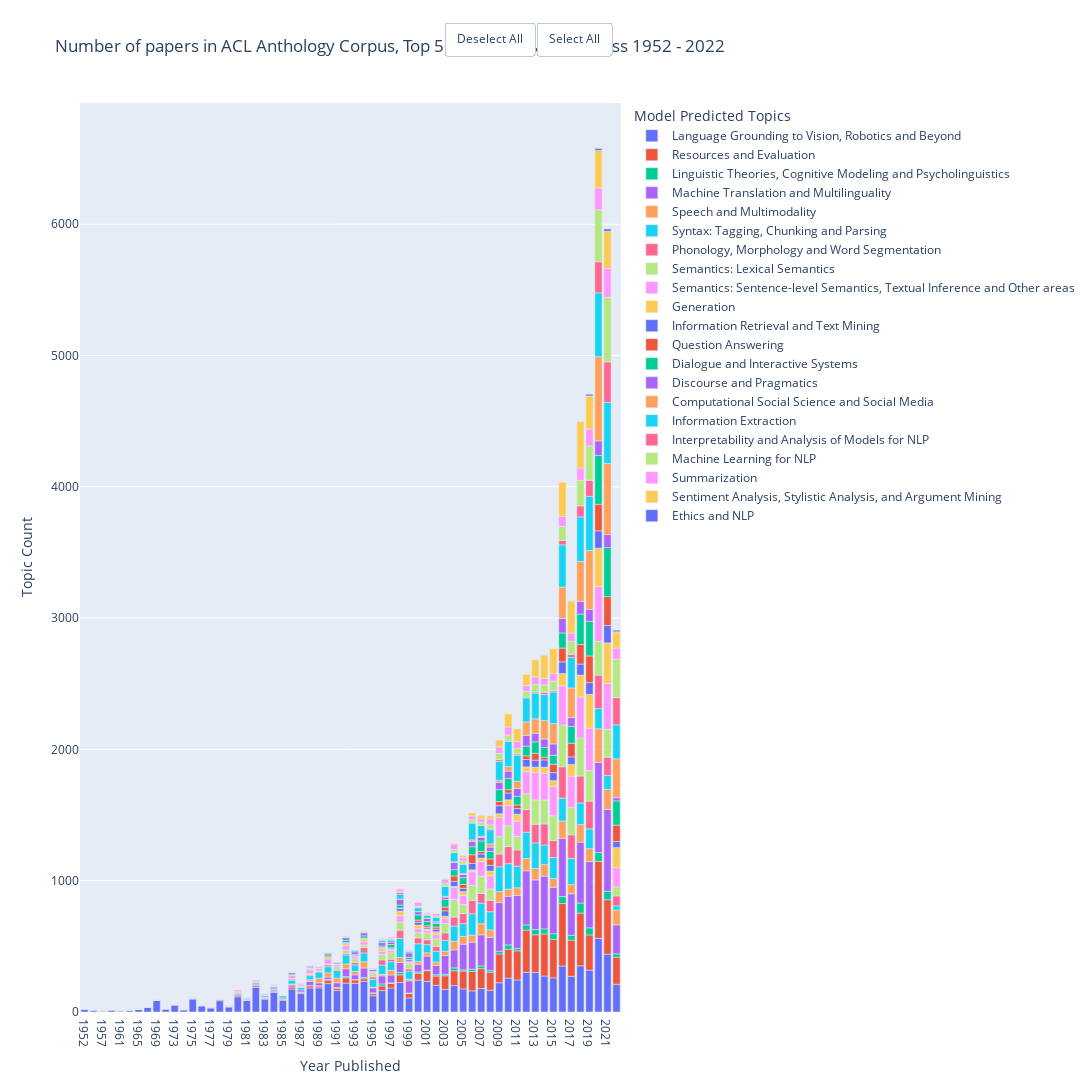

Notebook code cell kept with this figure:
### Code cell
import plotly.express as px

fig = px.bar(year_topic_count, x="Year Published", y="Topic Count", color="Model Predicted Topics", title="Number of papers in ACL Anthology Corpus, Top 5 Topics prevalent across 1952 - 2022",
             width=1800, height=1200)

fig.update_layout(dict(updatemenus=[
                        dict(
                            type = "buttons",
                            direction = "left",
                            buttons=list([
                                dict(
                                    args=["visible", "legendonly"],
                                    label="Deselect All",
                                    method="restyle"
                                ),
                                dict(
                                    args=["visible", True],
                                    label="Select All",
                                    method="restyle"
                                )
                            ]),
                            pad={"r": 10, "t": 10},
                            showactive=False,
                            x=1,
                            xanchor="right",
                            y=1.1,
                            yanchor="top"
                        ),
                    ]
              ))

fig.show()

### Figure 1 — Plotly figure (JSON) as saved in the notebook; plotly's stock layout.template omitted (floating-point values rounded to 4 significant figures)
{"data": [{"alignmentgroup": "True", "hovertemplate": "Model Predicted Topics=Language Grounding to Vision, Robotics and Beyond<br>Year Published=%{x}<br>Topic Count=%{y}<extra></extra>", "legendgroup": "Language Grounding to Vision, Robotics and Beyond", "marker": {"color": "#636efa", "pattern": {"shape": ""}}, "name": "Language Grounding to Vision, Robotics and Beyond", "offsetgroup": "Language Grounding to Vision, Robotics and Beyond", "orientation": "v", "showlegend": true, "textposition": "auto", "type": "bar", "visible": true, "x": ["1952", "1956", "1957", "1960", "1961", "1962", "1965", "1967", "1969", "1971", "1973", "1974", "1975", "1976", "1977", "1978", "1979", "1980", "1981", "1982", "1983", "1984", "1985", "1986", "1987", "1988", "1989", "1990", "1991", "1992", "1993", "1994", "1995", "1996", "1997", "1998", "1999", "2000", "2001", "2002", "2003", "2004", "2005", "2006", "2007", "2008", "2009", "2010", "2011", "2012", "2013", "2014", "2015", "2016", "2017", "2018", "2019", "2020", "2021", "2022"], "xaxis": "x", "y": [18, 10, 5, 14, 8, 9, 19, 35, 89, 19, 52, 16, 100, 47, 31, 86, 39, 116, 88, 188, 98, 149, 89, 175, 140, 183, 184, 216, 164, 220, 218, 233, 124, 163, 183, 225, 107, 243, 233, 203, 172, 201, 176, 161, 179, 166, 223, 258, 244, 303, 302, 274, 260, 350, 272, 352, 319, 561, 441, 211], "yaxis": "y"}, {"alignmentgroup": "True", "hovertemplate": "Model Predicted Topics=Resources and Evaluation<br>Year Published=%{x}<br>Topic Count=%{y}<extra></extra>", "legendgroup": "Resources and Evaluation", "marker": {"color": "#EF553B", "pattern": {"shape": ""}}, "name": "Resources and Evaluation", "offsetgroup": "Resources and Evaluation", "orientation": "v", "showlegend": true, "textposition": "auto", "type": "bar", "visible": true, "x": ["1960", "1967", "1969", "1973", "1974", "1976", "1977", "1978", "1979", "1980", "1981", "1982", "1983", "1984", "1985", "1986", "1987", "1988", "1989", "1990", "1991", "1992", "1993", "1994", "1995", "1996", "1997", "1998", "1999", "2000", "2001", "2002", "2003", "2004", "2005", "2006", "2007", "2008", "2009", "2010", "2011", "2012", "2013", "2014", "2015", "2016", "2017", "2018", "2019", "2020", "2021", "2022"], "xaxis": "x", "y": [1, 1, 1, 4, 1, 1, 1, 8, 1, 13, 2, 12, 6, 10, 9, 16, 10, 17, 14, 27, 17, 40, 27, 20, 16, 35, 34, 58, 33, 52, 81, 71, 104, 113, 136, 147, 151, 137, 219, 220, 222, 321, 286, 320, 294, 476, 275, 401, 268, 586, 414, 207], "yaxis": "y"}, {"alignmentgroup": "True", "hovertemplate": "Model Predicted Topics=Linguistic Theories, Cognitive Modeling and Psycholinguistics<br>Year Published=%{x}<br>Topic Count=%{y}<extra></extra>", "legendgroup": "Linguistic Theories, Cognitive Modeling and Psycholinguistics", "marker": {"color": "#00cc96", "pattern": {"shape": ""}}, "name": "Linguistic Theories, Cognitive Modeling and Psycholinguistics", "offsetgroup": "Linguistic Theories, Cognitive Modeling and Psycholinguistics", "orientation": "v", "showlegend": true, "textposition": "auto", "type": "bar", "visible": true, "x": ["1961", "1969", "1975", "1978", "1980", "1981", "1982", "1984", "1985", "1987", "1988", "1989", "1990", "1991", "1992", "1993", "1994", "1995", "1996", "1997", "1998", "1999", "2000", "2001", "2002", "2003", "2004", "2005", "2006", "2007", "2008", "2009", "2010", "2011", "2012", "2013", "2014", "2015", "2016", "2017", "2018", "2019", "2020", "2021", "2022"], "xaxis": "x", "y": [1, 1, 1, 3, 2, 1, 1, 3, 2, 3, 1, 2, 6, 6, 10, 2, 11, 6, 16, 5, 17, 5, 10, 6, 10, 12, 22, 9, 18, 21, 13, 21, 33, 18, 39, 40, 39, 42, 53, 37, 77, 54, 67, 64, 25], "yaxis": "y"}, {"alignmentgroup": "True", "hovertemplate": "Model Predicted Topics=Machine Translation and Multilinguality<br>Year Published=%{x}<br>Topic Count=%{y}<extra></extra>", "legendgroup": "Machine Translation and Multilinguality", "marker": {"color": "#ab63fa", "pattern": {"shape": ""}}, "name": "Machine Translation and Multilinguality", "offsetgroup": "Machine Translation and Multilinguality", "orientation": "v", "showlegend": true, "textposition": "auto", "type": "bar", "visible": true, "x": ["1961", "1969", "1978", "1980", "1981", "1982", "1983", "1984", "1985", "1986", "1987", "1988", "1989", "1990", "1991", "1992", "1993", "1994", "1995", "1996", "1997", "1998", "1999", "2000", "2001", "2002", "2003", "2004", "2005", "2006", "2007", "2008", "2009", "2010", "2011", "2012", "2013", "2014", "2015", "2016", "2017", "2018", "2019", "2020", "2021", "2022"], "xaxis": "x", "y": [3, 1, 2, 8, 4, 11, 5, 12, 7, 15, 16, 33, 22, 18, 36, 59, 36, 71, 38, 61, 60, 77, 92, 59, 106, 71, 142, 137, 195, 206, 237, 252, 370, 371, 403, 412, 378, 402, 354, 444, 316, 464, 504, 687, 624, 220], "yaxis": "y"}, {"alignmentgroup": "True", "hovertemplate": "Model Predicted Topics=Speech and Multimodality<br>Year Published=%{x}<br>Topic Count=%{y}<extra></extra>", "legendgroup": "Speech and Multimodality", "marker": {"color": "#FFA15A", "pattern": {"shape": ""}}, "name": "Speech and Multimodality", "offsetgroup": "Speech and Multimodality", "orientation": "v", "showlegend": true, "textposition": "auto", "type": "bar", "visible": true, "x": ["1961", "1980", "1983", "1984", "1986", "1988", "1989", "1990", "1991", "1992", "1993", "1994", "1995", "1996", "1997", "1998", "1999", "2000", "2001", "2002", "2003", "2004", "2005", "2006", "2007", "2008", "2009", "2010", "2011", "2012", "2013", "2014", "2015", "2016", "2017", "2018", "2019", "2020", "2021", "2022"], "xaxis": "x", "y": [1, 3, 3, 2, 7, 12, 36, 31, 36, 37, 26, 48, 6, 12, 35, 38, 13, 21, 25, 26, 33, 66, 60, 53, 85, 58, 84, 53, 59, 94, 87, 88, 67, 132, 71, 134, 99, 256, 152, 114], "yaxis": "y"}, {"alignmentgroup": "True", "hovertemplate": "Model Predicted Topics=Syntax: Tagging, Chunking and Parsing<br>Year Published=%{x}<br>Topic Count=%{y}<extra></extra>", "legendgroup": "Syntax: Tagging, Chunking and Parsing", "marker": {"color": "#19d3f3", "pattern": {"shape": ""}}, "name": "Syntax: Tagging, Chunking and Parsing", "offsetgroup": "Syntax: Tagging, Chunking and Parsing", "orientation": "v", "showlegend": true, "textposition": "auto", "type": "bar", "visible": true, "x": ["1961", "1965", "1969", "1975", "1979", "1980", "1981", "1982", "1983", "1984", "1985", "1986", "1987", "1988", "1989", "1990", "1991", "1992", "1993", "1994", "1995", "1996", "1997", "1998", "1999", "2000", "2001", "2002", "2003", "2004", "2005", "2006", "2007", "2008", "2009", "2010", "2011", "2012", "2013", "2014", "2015", "2016", "2017", "2018", "2019", "2020", "2021", "2022"], "xaxis": "x", "y": [1, 2, 1, 1, 3, 8, 8, 11, 12, 15, 16, 30, 17, 31, 46, 47, 57, 69, 50, 67, 60, 71, 66, 147, 62, 135, 62, 81, 82, 116, 97, 163, 156, 138, 189, 195, 165, 200, 195, 149, 160, 174, 199, 164, 151, 154, 106, 32], "yaxis": "y"}, {"alignmentgroup": "True", "hovertemplate": "Model Predicted Topics=Phonology, Morphology and Word Segmentation<br>Year Published=%{x}<br>Topic Count=%{y}<extra></extra>", "legendgroup": "Phonology, Morphology and Word Segmentation", "marker": {"color": "#FF6692", "pattern": {"shape": ""}}, "name": "Phonology, Morphology and Word Segmentation", "offsetgroup": "Phonology, Morphology and Word Segmentation", "orientation": "v", "showlegend": true, "textposition": "auto", "type": "bar", "visible": true, "x": ["1965", "1980", "1982", "1983", "1984", "1985", "1986", "1987", "1988", "1989", "1990", "1991", "1992", "1993", "1994", "1995", "1996", "1997", "1998", "1999", "2000", "2001", "2002", "2003", "2004", "2005", "2006", "2007", "2008", "2009", "2010", "2011", "2012", "2013", "2014", "2015", "2016", "2017", "2018", "2019", "2020", "2021", "2022"], "xaxis": "x", "y": [1, 4, 1, 1, 2, 4, 8, 3, 8, 7, 14, 10, 12, 19, 42, 18, 39, 19, 61, 17, 44, 37, 37, 58, 68, 77, 102, 74, 87, 97, 130, 123, 173, 142, 160, 129, 239, 179, 205, 211, 255, 140, 75], "yaxis": "y"}, {"alignmentgroup": "True", "hovertemplate": "Model Predicted Topics=Semantics: Lexical Semantics<br>Year Published=%{x}<br>Topic Count=%{y}<extra></extra>", "legendgroup": "Semantics: Lexical Semantics", "marker": {"color": "#B6E880", "pattern": {"shape": ""}}, "name": "Semantics: Lexical Semantics", "offsetgroup": "Semantics: Lexical Semantics", "orientation": "v", "showlegend": true, "textposition": "auto", "type": "bar", "visible": true, "x": ["1965", "1980", "1983", "1984", "1985", "1986", "1987", "1988", "1989", "1990", "1991", "1992", "1993", "1994", "1995", "1996", "1997", "1998", "1999", "2000", "2001", "2002", "2003", "2004", "2005", "2006", "2007", "2008", "2009", "2010", "2011", "2012", "2013", "2014", "2015", "2016", "2017", "2018", "2019", "2020", "2021", "2022"], "xaxis": "x", "y": [1, 1, 2, 1, 2, 6, 5, 7, 3, 7, 20, 25, 27, 19, 21, 42, 48, 62, 38, 41, 51, 58, 71, 134, 68, 116, 131, 86, 133, 158, 104, 119, 186, 183, 189, 318, 209, 290, 232, 256, 213, 70], "yaxis": "y"}, {"alignmentgroup": "True", "hovertemplate": "Model Predicted Topics=Semantics: Sentence-level Semantics, Textual Inference and Other areas<br>Year Published=%{x}<br>Topic Count=%{y}<extra></extra>", "legendgroup": "Semantics: Sentence-level Semantics, Textual Inference and Other areas", "marker": {"color": "#FF97FF", "pattern": {"shape": ""}}, "name": "Semantics: Sentence-level Semantics, Textual Inference and Other areas", "offsetgroup": "Semantics: Sentence-level Semantics, Textual Inference and Other areas", "orientation": "v", "showlegend": true, "textposition": "auto", "type": "bar", "visible": true, "x": ["1965", "1967", "1973", "1975", "1976", "1978", "1979", "1980", "1981", "1982", "1983", "1984", "1985", "1986", "1987", "1988", "1989", "1990", "1991", "1992", "1993", "1994", "1995", "1996", "1997", "1998", "1999", "2000", "2001", "2002", "2003", "2004", "2005", "2006", "2007", "2008", "2009", "2010", "2011", "2012", "2013", "2014", "2015", "2016", "2017", "2018", "2019", "2020", "2021", "2022"], "xaxis": "x", "y": [1, 1, 1, 1, 1, 1, 3, 14, 5, 13, 11, 9, 2, 20, 12, 29, 16, 38, 14, 33, 16, 24, 15, 24, 17, 49, 11, 29, 22, 33, 37, 90, 69, 102, 112, 100, 144, 156, 116, 170, 207, 203, 222, 298, 237, 313, 323, 418, 349, 145], "yaxis": "y"}, {"alignmentgroup": "True", "hovertemplate": "Model Predicted Topics=Generation<br>Year Published=%{x}<br>Topic Count=%{y}<extra></extra>", "legendgroup": "Generation", "marker": {"color": "#FECB52", "pattern": {"shape": ""}}, "name": "Generation", "offsetgroup": "Generation", "orientation": "v", "showlegend": true, "textposition": "auto", "type": "bar", "visible": true, "x": ["1969", "1980", "1982", "1983", "1984", "1985", "1986", "1987", "1988", "1989", "1990", "1991", "1992", "1993", "1994", "1995", "1996", "1997", "1998", "1999", "2000", "2001", "2002", "2003", "2004", "2005", "2006", "2007", "2008", "2009", "2010", "2011", "2012", "2013", "2014", "2015", "2016", "2017", "2018", "2019", "2020", "2021", "2022"], "xaxis": "x", "y": [1, 3, 5, 2, 5, 1, 4, 4, 10, 6, 18, 5, 18, 4, 21, 2, 23, 12, 34, 6, 28, 10, 21, 18, 9, 30, 15, 27, 36, 30, 42, 52, 36, 42, 46, 45, 94, 90, 166, 258, 292, 308, 153], "yaxis": "y"}, {"alignmentgroup": "True", "hovertemplate": "Model Predicted Topics=Information Retrieval and Text Mining<br>Year Published=%{x}<br>Topic Count=%{y}<extra></extra>", "legendgroup": "Information Retrieval and Text Mining", "marker": {"color": "#636efa", "pattern": {"shape": ""}}, "name": "Information Retrieval and Text Mining", "offsetgroup": "Information Retrieval and Text Mining", "orientation": "v", "showlegend": true, "textposition": "auto", "type": "bar", "visible": true, "x": ["1969", "1988", "1991", "1992", "1993", "1994", "1995", "1996", "1997", "1998", "1999", "2000", "2001", "2002", "2003", "2004", "2005", "2006", "2007", "2008", "2009", "2010", "2011", "2012", "2013", "2014", "2015", "2016", "2017", "2018", "2019", "2020", "2021", "2022"], "xaxis": "x", "y": [1, 2, 1, 6, 8, 7, 1, 6, 9, 19, 13, 21, 11, 20, 42, 39, 25, 49, 31, 44, 61, 52, 43, 56, 53, 56, 61, 89, 58, 84, 90, 133, 133, 46], "yaxis": "y"}, {"alignmentgroup": "True", "hovertemplate": "Model Predicted Topics=Question Answering<br>Year Published=%{x}<br>Topic Count=%{y}<extra></extra>", "legendgroup": "Question Answering", "marker": {"color": "#EF553B", "pattern": {"shape": ""}}, "name": "Question Answering", "offsetgroup": "Question Answering", "orientation": "v", "showlegend": true, "textposition": "auto", "type": "bar", "visible": true, "x": ["1973", "1975", "1979", "1981", "1982", "1983", "1984", "1988", "1994", "1996", "1997", "1998", "1999", "2000", "2001", "2002", "2003", "2004", "2005", "2006", "2007", "2008", "2009", "2010", "2011", "2012", "2013", "2014", "2015", "2016", "2017", "2018", "2019", "2020", "2021", "2022"], "xaxis": "x", "y": [1, 3, 1, 2, 2, 2, 1, 1, 1, 1, 2, 4, 5, 17, 13, 16, 28, 41, 30, 66, 19, 49, 32, 26, 28, 28, 52, 21, 64, 105, 103, 149, 203, 202, 220, 125], "yaxis": "y"}, {"alignmentgroup": "True", "hovertemplate": "Model Predicted Topics=Dialogue and Interactive Systems<br>Year Published=%{x}<br>Topic Count=%{y}<extra></extra>", "legendgroup": "Dialogue and Interactive Systems", "marker": {"color": "#00cc96", "pattern": {"shape": ""}}, "name": "Dialogue and Interactive Systems", "offsetgroup": "Dialogue and Interactive Systems", "orientation": "v", "showlegend": true, "textposition": "auto", "type": "bar", "visible": true, "x": ["1975", "1978", "1980", "1982", "1984", "1985", "1986", "1987", "1988", "1989", "1990", "1991", "1992", "1993", "1994", "1995", "1996", "1997", "1998", "1999", "2000", "2001", "2002", "2003", "2004", "2005", "2006", "2007", "2008", "2009", "2010", "2011", "2012", "2013", "2014", "2015", "2016", "2017", "2018", "2019", "2020", "2021", "2022"], "xaxis": "x", "y": [1, 1, 1, 1, 2, 1, 8, 1, 7, 5, 14, 8, 17, 6, 16, 4, 10, 24, 24, 15, 40, 32, 27, 58, 48, 51, 61, 80, 57, 91, 84, 66, 74, 88, 74, 68, 115, 128, 231, 263, 372, 373, 185], "yaxis": "y"}, {"alignmentgroup": "True", "hovertemplate": "Model Predicted Topics=Discourse and Pragmatics<br>Year Published=%{x}<br>Topic Count=%{y}<extra></extra>", "legendgroup": "Discourse and Pragmatics", "marker": {"color": "#ab63fa", "pattern": {"shape": ""}}, "name": "Discourse and Pragmatics", "offsetgroup": "Discourse and Pragmatics", "orientation": "v", "showlegend": true, "textposition": "auto", "type": "bar", "visible": true, "x": ["1978", "1981", "1983", "1984", "1985", "1986", "1987", "1988", "1989", "1990", "1991", "1992", "1993", "1994", "1995", "1996", "1997", "1998", "1999", "2000", "2001", "2002", "2003", "2004", "2005", "2006", "2007", "2008", "2009", "2010", "2011", "2012", "2013", "2014", "2015", "2016", "2017", "2018", "2019", "2020", "2021", "2022"], "xaxis": "x", "y": [1, 3, 1, 1, 1, 10, 6, 10, 7, 12, 7, 20, 19, 23, 14, 26, 19, 45, 33, 24, 25, 12, 18, 55, 24, 39, 27, 33, 54, 57, 60, 82, 65, 64, 87, 110, 69, 97, 92, 111, 99, 24], "yaxis": "y"}, {"alignmentgroup": "True", "hovertemplate": "Model Predicted Topics=Computational Social Science and Social Media<br>Year Published=%{x}<br>Topic Count=%{y}<extra></extra>", "legendgroup": "Computational Social Science and Social Media", "marker": {"color": "#FFA15A", "pattern": {"shape": ""}}, "name": "Computational Social Science and Social Media", "offsetgroup": "Computational Social Science and Social Media", "orientation": "v", "showlegend": true, "textposition": "auto", "type": "bar", "visible": true, "x": ["1980", "1985", "1987", "1988", "1995", "1996", "1998", "2000", "2001", "2002", "2003", "2004", "2005", "2006", "2007", "2008", "2009", "2010", "2011", "2012", "2013", "2014", "2015", "2016", "2017", "2018", "2019", "2020", "2021", "2022"], "xaxis": "x", "y": [1, 1, 1, 1, 1, 2, 1, 1, 2, 1, 6, 5, 7, 13, 8, 24, 17, 34, 54, 103, 110, 142, 154, 239, 225, 304, 448, 641, 542, 296], "yaxis": "y"}, {"alignmentgroup": "True", "hovertemplate": "Model Predicted Topics=Information Extraction<br>Year Published=%{x}<br>Topic Count=%{y}<extra></extra>", "legendgroup": "Information Extraction", "marker": {"color": "#19d3f3", "pattern": {"shape": ""}}, "name": "Information Extraction", "offsetgroup": "Information Extraction", "orientation": "v", "showlegend": true, "textposition": "auto", "type": "bar", "visible": true, "x": ["1980", "1982", "1983", "1991", "1992", "1993", "1994", "1995", "1996", "1997", "1998", "1999", "2000", "2001", "2002", "2003", "2004", "2005", "2006", "2007", "2008", "2009", "2010", "2011", "2012", "2013", "2014", "2015", "2016", "2017", "2018", "2019", "2020", "2021", "2022"], "xaxis": "x", "y": [1, 2, 1, 1, 6, 13, 6, 8, 15, 15, 35, 11, 29, 20, 35, 76, 70, 72, 128, 82, 108, 144, 191, 199, 182, 196, 197, 241, 322, 232, 340, 412, 487, 465, 260], "yaxis": "y"}, {"alignmentgroup": "True", "hovertemplate": "Model Predicted Topics=Interpretability and Analysis of Models for NLP<br>Year Published=%{x}<br>Topic Count=%{y}<extra></extra>", "legendgroup": "Interpretability and Analysis of Models for NLP", "marker": {"color": "#FF6692", "pattern": {"shape": ""}}, "name": "Interpretability and Analysis of Models for NLP", "offsetgroup": "Interpretability and Analysis of Models for NLP", "orientation": "v", "showlegend": true, "textposition": "auto", "type": "bar", "visible": true, "x": ["1980", "1981", "1984", "1985", "1987", "1988", "1989", "1990", "1991", "1992", "1994", "1995", "1996", "1997", "1998", "1999", "2000", "2001", "2003", "2004", "2005", "2006", "2007", "2008", "2009", "2010", "2011", "2012", "2013", "2014", "2015", "2016", "2017", "2018", "2019", "2020", "2021", "2022"], "xaxis": "x", "y": [1, 1, 1, 1, 1, 1, 1, 6, 1, 1, 2, 1, 6, 6, 15, 5, 4, 5, 3, 4, 1, 3, 3, 8, 14, 10, 9, 7, 9, 17, 10, 33, 24, 84, 123, 236, 308, 207], "yaxis": "y"}, {"alignmentgroup": "True", "hovertemplate": "Model Predicted Topics=Machine Learning for NLP<br>Year Published=%{x}<br>Topic Count=%{y}<extra></extra>", "legendgroup": "Machine Learning for NLP", "marker": {"color": "#B6E880", "pattern": {"shape": ""}}, "name": "Machine Learning for NLP", "offsetgroup": "Machine Learning for NLP", "orientation": "v", "showlegend": true, "textposition": "auto", "type": "bar", "visible": true, "x": ["1980", "1989", "1990", "1991", "1992", "1993", "1994", "1996", "1997", "1998", "1999", "2000", "2001", "2002", "2003", "2004", "2005", "2006", "2007", "2008", "2009", "2010", "2011", "2012", "2013", "2014", "2015", "2016", "2017", "2018", "2019", "2020", "2021", "2022"], "xaxis": "x", "y": [1, 1, 3, 2, 7, 2, 7, 9, 6, 6, 4, 9, 6, 9, 23, 20, 23, 22, 24, 29, 46, 39, 41, 42, 55, 56, 73, 107, 99, 195, 262, 397, 493, 292], "yaxis": "y"}, {"alignmentgroup": "True", "hovertemplate": "Model Predicted Topics=Summarization<br>Year Published=%{x}<br>Topic Count=%{y}<extra></extra>", "legendgroup": "Summarization", "marker": {"color": "#FF97FF", "pattern": {"shape": ""}}, "name": "Summarization", "offsetgroup": "Summarization", "orientation": "v", "showlegend": true, "textposition": "auto", "type": "bar", "visible": true, "x": ["1982", "1988", "1994", "1995", "1996", "1997", "1998", "1999", "2000", "2001", "2002", "2003", "2004", "2005", "2006", "2007", "2008", "2009", "2010", "2011", "2012", "2013", "2014", "2015", "2016", "2017", "2018", "2019", "2020", "2021", "2022"], "xaxis": "x", "y": [1, 2, 1, 1, 3, 10, 20, 8, 27, 12, 19, 29, 41, 28, 29, 25, 46, 50, 62, 55, 45, 59, 50, 58, 77, 63, 93, 128, 166, 218, 85], "yaxis": "y"}, {"alignmentgroup": "True", "hovertemplate": "Model Predicted Topics=Sentiment Analysis, Stylistic Analysis, and Argument Mining<br>Year Published=%{x}<br>Topic Count=%{y}<extra></extra>", "legendgroup": "Sentiment Analysis, Stylistic Analysis, and Argument Mining", "marker": {"color": "#FECB52", "pattern": {"shape": ""}}, "name": "Sentiment Analysis, Stylistic Analysis, and Argument Mining", "offsetgroup": "Sentiment Analysis, Stylistic Analysis, and Argument Mining", "orientation": "v", "showlegend": true, "textposition": "auto", "type": "bar", "visible": true, "x": ["1990", "1998", "1999", "2000", "2001", "2002", "2003", "2004", "2005", "2006", "2007", "2008", "2009", "2010", "2011", "2012", "2013", "2014", "2015", "2016", "2017", "2018", "2019", "2020", "2021", "2022"], "xaxis": "x", "y": [1, 4, 1, 4, 1, 2, 5, 7, 15, 23, 26, 24, 53, 100, 96, 86, 130, 178, 188, 260, 245, 354, 252, 285, 284, 124], "yaxis": "y"}, {"alignmentgroup": "True", "hovertemplate": "Model Predicted Topics=Ethics and NLP<br>Year Published=%{x}<br>Topic Count=%{y}<extra></extra>", "legendgroup": "Ethics and NLP", "marker": {"color": "#636efa", "pattern": {"shape": ""}}, "name": "Ethics and NLP", "offsetgroup": "Ethics and NLP", "orientation": "v", "showlegend": true, "textposition": "auto", "type": "bar", "visible": true, "x": ["2014", "2017", "2018", "2019", "2020", "2021", "2022"], "xaxis": "x", "y": [1, 1, 1, 13, 15, 18, 12], "yaxis": "y"}], "layout": {"barmode": "relative", "height": 1200, "legend": {"title": {"text": "Model Predicted Topics"}, "tracegroupgap": 0}, "title": {"text": "Number of papers in ACL Anthology Corpus, Top 5 Topics prevalent across 1952 - 2022"}, "updatemenus": [{"active": 1, "buttons": [{"args": ["visible", "legendonly"], "label": "Deselect All", "method": "restyle"}, {"args": ["visible", true], "label": "Select All", "method": "restyle"}], "direction": "left", "pad": {"r": 10, "t": 10}, "showactive": false, "type": "buttons", "x": 1, "xanchor": "right", "y": 1.1, "yanchor": "top"}], "width": 1800, "xaxis": {"anchor": "y", "autorange": true, "domain": [0, 1], "range": [-0.5, 59.5], "title": {"text": "Year Published"}, "type": "category"}, "yaxis": {"anchor": "x", "autorange": true, "domain": [0, 1], "range": [0, 6923.0], "title": {"text": "Topic Count"}, "type": "linear"}}}
